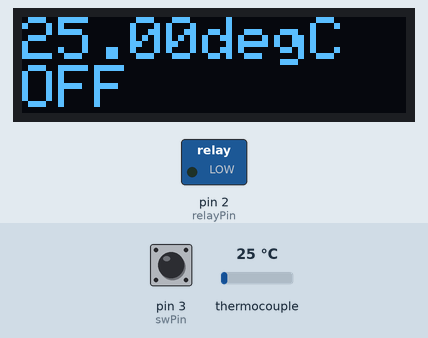
This sketch was run on a simulated Arduino Uno, built with avr-gcc and run on an emulated ATmega328P. Shown: 128×32 one-colour display, switched loads named in the sketch (green lamp = pin HIGH). The inputs (shaded band) are chosen by the test bench; at power-on: pin 3 (swPin) HIGH, thermocouple 25 °C. What the sketch prints to the serial monitor is not drawn.

Above: at 1.2 s.
1.3 s: pin 3 (swPin) pulled LOW for 0.25 s
At 2.5 s:
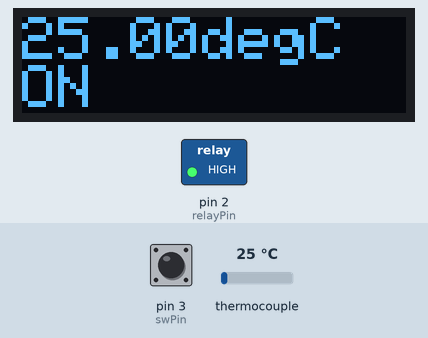
3.2 s: thermocouple set to 6 °C
At 4.1 s:
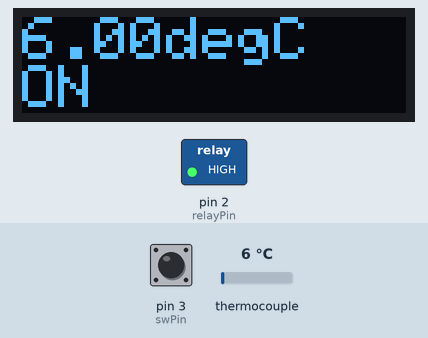
4.7 s: pin 3 (swPin) pulled LOW for 1 s
At 6.9 s:
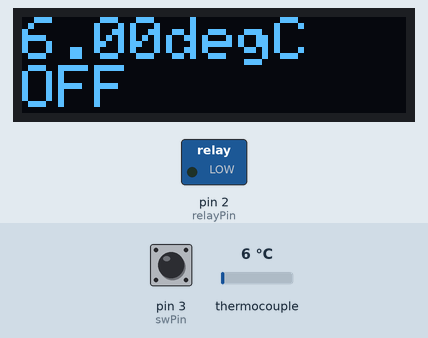
7.3 s: thermocouple set to 75 °C
At 8.5 s:
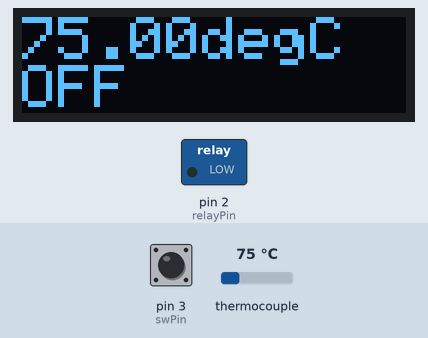
8.8 s: thermocouple set to 150 °C
At 10.1 s:
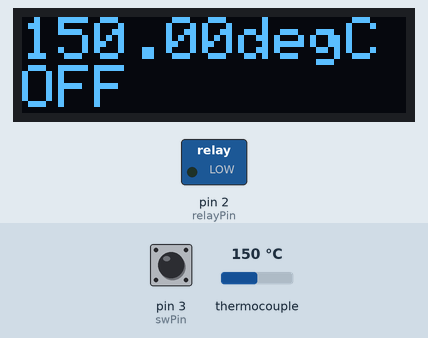
Timing chart, 0 to 11.4 s (numbered marks = the images above; inputs shaded):
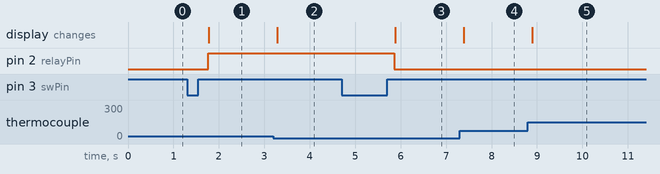

The sketch:

reflow_arduino.ino
```cpp
#include <SD.h>
#include <SPI.h>
#include <Wire.h>
#include <Adafruit_GFX.h>
#include <Adafruit_SSD1306.h>
#include <Adafruit_MAX31856.h>

//on_off用スイッチ
const int swPin = 3;
volatile bool swState = false;

//スイッチング用リレー
const int relayPin = 2;


//OLEDの設定
#define SCREEN_WIDTH 128     // OLED display width, in pixels
#define SCREEN_HEIGHT 32     // OLED display height, in pixels
#define SCREEN_ADDRESS 0x3C  ///< See datasheet for Address; 0x3D for 128x64, 0x3C for 128x32
const int oledRestPin = 0;   // Reset pin # (or -1 if sharing Arduino reset pin)
Adafruit_SSD1306 display(SCREEN_WIDTH, SCREEN_HEIGHT, &Wire, oledRestPin);

//温度検知設定
const int thermoCS = 1;
const int maxTemp = 270;
int intervalTime = 200;
Adafruit_MAX31856 max1 = Adafruit_MAX31856(thermoCS, 10, 9, 8);  // Use software SPI: CS, DI, DO, CLK

void setup() {
  Serial.begin(115200);

  // SSD1306_SWITCHCAPVCC = generate display voltage from 3.3V internally
  if (!display.begin(SSD1306_SWITCHCAPVCC, SCREEN_ADDRESS)) {
    Serial.println(F("SSD1306 allocation failed"));
    for (;;)
      ;  // Don't proceed, loop forever
  }

  pinMode(relayPin, OUTPUT);
  digitalWrite(relayPin, LOW);

  pinMode(swPin, INPUT_PULLUP);
  attachInterrupt(digitalPinToInterrupt(swPin), chageOnOff, RISING);

  display.clearDisplay();
}

void loop() {
  /* Start MAX31856 and read temperatures */
  max1.begin();
  max1.setThermocoupleType(MAX31856_TCTYPE_K);

  float nowTemp = max1.readThermocoupleTemperature();
  Serial.println(nowTemp);
  Serial.println(swState);

  display.clearDisplay();
  display.setTextColor(WHITE);
  display.setCursor(0, 0);
  display.setTextSize(2);
  display.print(nowTemp);
  display.println("degC");

  if(swState == false){
    digitalWrite(relayPin, LOW);
    display.println("OFF");
  }else if(nowTemp > maxTemp){
    digitalWrite(relayPin, LOW);
    display.println("OFF");
    swState = false;
  }else{
    digitalWrite(relayPin, HIGH);
    display.println("ON");
  }

  display.display();

  SPI.end();
  delay(intervalTime);
}


//reverse state
void chageOnOff() {
  swState = !swState;
}
```

Measured:
- after the input at 1.3 s, pin 2 (relayPin): LOW → HIGH after 0.46 s; the display: changes after 0.48 s (image 1)
- after the input at 3.2 s, the display: changes after 0.09 s (image 2)
- after the input at 4.7 s, pin 2 (relayPin): HIGH → LOW after 1.2 s; the display: changes after 1.2 s (image 3)
- after the input at 7.3 s, the display: changes after 0.09 s (image 4)
- after the input at 8.8 s, the display: changes after 0.10 s (image 5)
